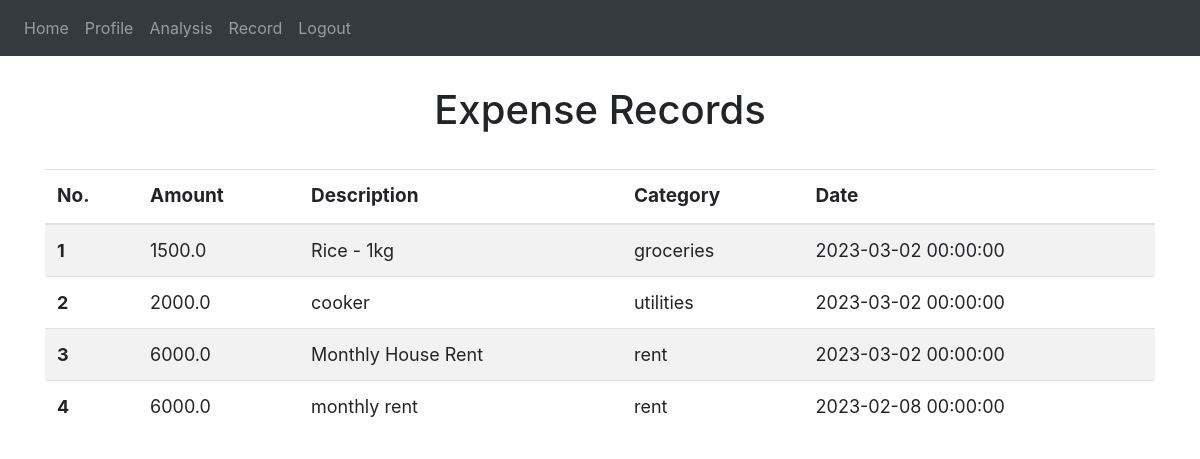
The app's page /records (signed in) with its own data.
### website/models.py (models this page shows)
class Expense(db.Model):
    id = db.Column(db.Integer, primary_key=True)
    amount = db.Column(db.Float, nullable=False)
    description = db.Column(db.String(30), nullable=False)
    category = db.Column(db.String(20), nullable=False)
    date = db.Column(db.DateTime, nullable=False, default=datetime.utcnow)
    payment_method = db.Column(db.String(20))
    user_id = db.Column(db.Integer, db.ForeignKey('user.id'),nullable=False)

### website/views.py (the view)
@views.route('/records', methods=['GET'])
@login_required
def records():
    expenses = Expense.query.filter_by(user_id=current_user.id).order_by(desc(Expense.date)).all()
    if expenses:
        return render_template('records.html',expenses = expenses, user=current_user)
    else:
        flash('No records to display')
        return render_template('home.html',user=current_user)

### website/__init__.py (called while the page is built)
def create_app():
    app = Flask(__name__)
    app.config['SECRET_KEY'] = 'hjshjhdjah kjshkjdhjs'
    app.config['SQLALCHEMY_DATABASE_URI'] = f'sqlite:///{DB_NAME}'
    db.init_app(app)
    from .views import views
    from .auth import auth
    app.register_blueprint(views, url_prefix='/')
    app.register_blueprint(auth, url_prefix='/')
    from .models import User, Expense
    with app.app_context():
        db.create_all()
    login_manager = LoginManager()
    login_manager.login_view = 'auth.login'
    login_manager.init_app(app)
    @login_manager.user_loader
    def load_user(id):
        return User.query.get(int(id))
    return app

### website/templates/records.html (shortened to what this page needs)
{% extends "base.html" %}
{% block content %}
<h1 class="title">Expense Records</h1>
<table class="table table-striped text">
  <thead class="head">
    <tr>
      <th scope="col">No.</th>
      <th scope="col">Amount</th>
      <th scope="col">Description</th>
      <th scope="col">Category</th>
      <th scope="col">Date</th>
    </tr>
  </thead>
  <tbody>
    {% for expense in expenses %}
    <tr>
      <th scope="row">{{ loop.index }}</th>
      <td>{{ expense.amount }}</td>
      <td>{{ expense.description }}</td>
      <td>{{ expense.category }}</td>
      <td>{{ expense.date }}</td>
    </tr>
    {% endfor %}
  </tbody>
</table>
{% endblock %}

### website/templates/base.html (shortened to what this page needs)
<!DOCTYPE html>
<html>
  <head>
    <link
      rel="stylesheet"
      href="https://stackpath.bootstrapcdn.com/bootstrap/4.4.1/css/bootstrap.min.css"
    />
    <link
      rel="stylesheet"
      href="https://stackpath.bootstrapcdn.com/font-awesome/4.7.0/css/font-awesome.min.css"
    />
  </head>
  <body>
    <nav class="navbar navbar-expand-lg navbar-dark bg-dark">
      <div class="collapse navbar-collapse" id="navbar">
        <div class="navbar-nav">
          {% if user.is_authenticated %}
          <a class="nav-item nav-link" id="home" href="/">Home</a>
          <a class="nav-item nav-link" id="signUp" href="/profile">Profile</a>
          <a class="nav-item nav-link" id="signUp" href="/daily_chart">Analysis</a>
          <a class="nav-item nav-link" id="signUp" href="/records">Record</a>
          <a class="nav-item nav-link" id="logout" href="/logout">Logout</a>
          {% else %}
          <a class="nav-item nav-link" id="login" href="/login">Login</a>
          <a class="nav-item nav-link" id="signUp" href="/sign-up">Sign Up</a>
          {% endif %}
        </div>
      </div>
    </nav>
    <div class="container">
      {% block content %} {% endblock %}
    </div>
  </body>
</html>

### website/templates/records.html (style rules this page uses)
.title { text-align: center; margin-top: 30px; margin-bottom: 35px; }
.text { font-size: 18px; }
.head { font-size: 19px; }

### records on screen
Expense: amount "1500.0", description "Rice - 1kg", category "groceries", date "2023-03-02 00:00:00"
Expense: amount "2000.0", description "cooker", category "utilities", date "2023-03-02 00:00:00"
Expense: amount "6000.0", description "Monthly House Rent", category "rent", date "2023-03-02 00:00:00"
Expense: amount "6000.0", description "monthly rent", category "rent", date "2023-02-08 00:00:00"
